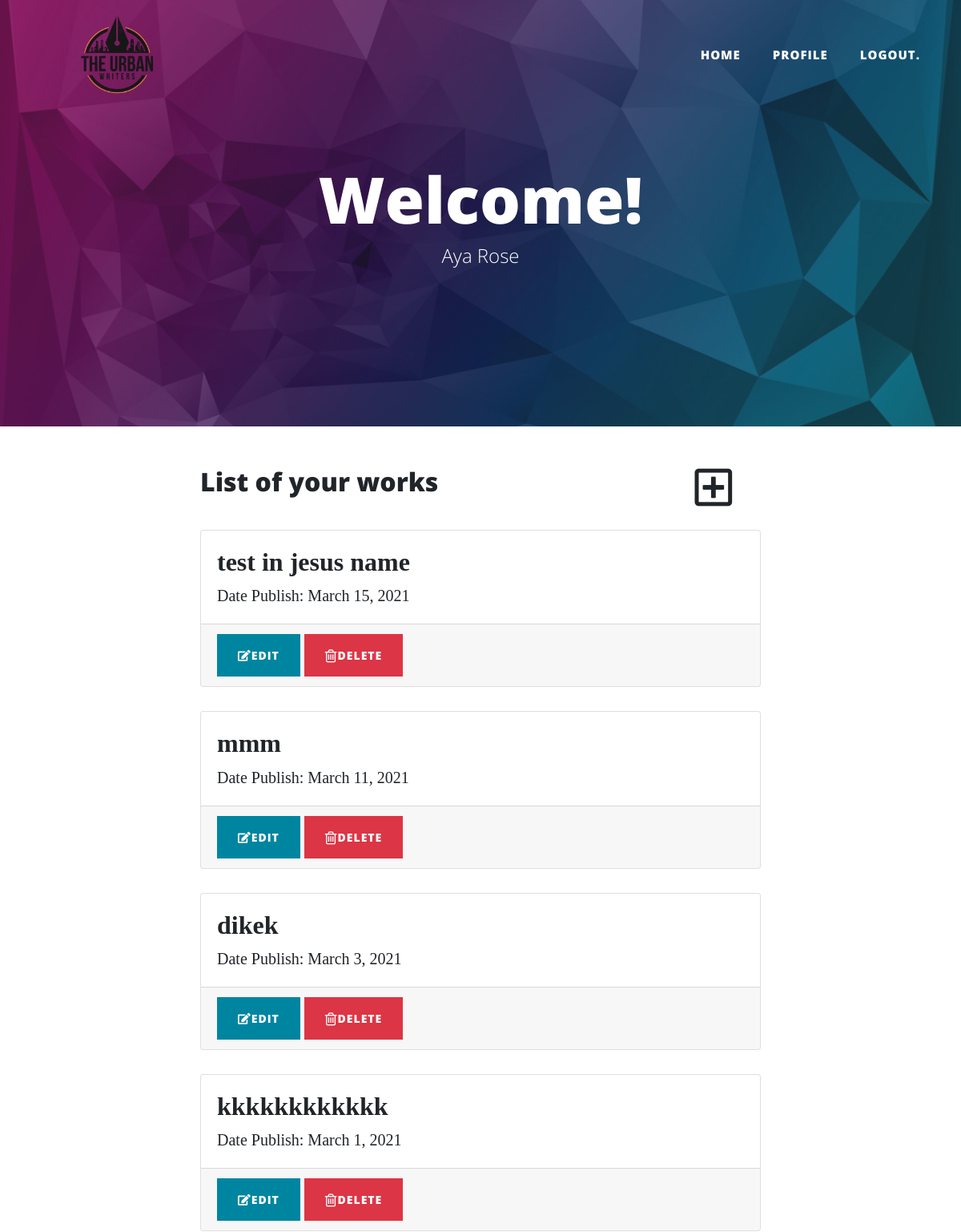
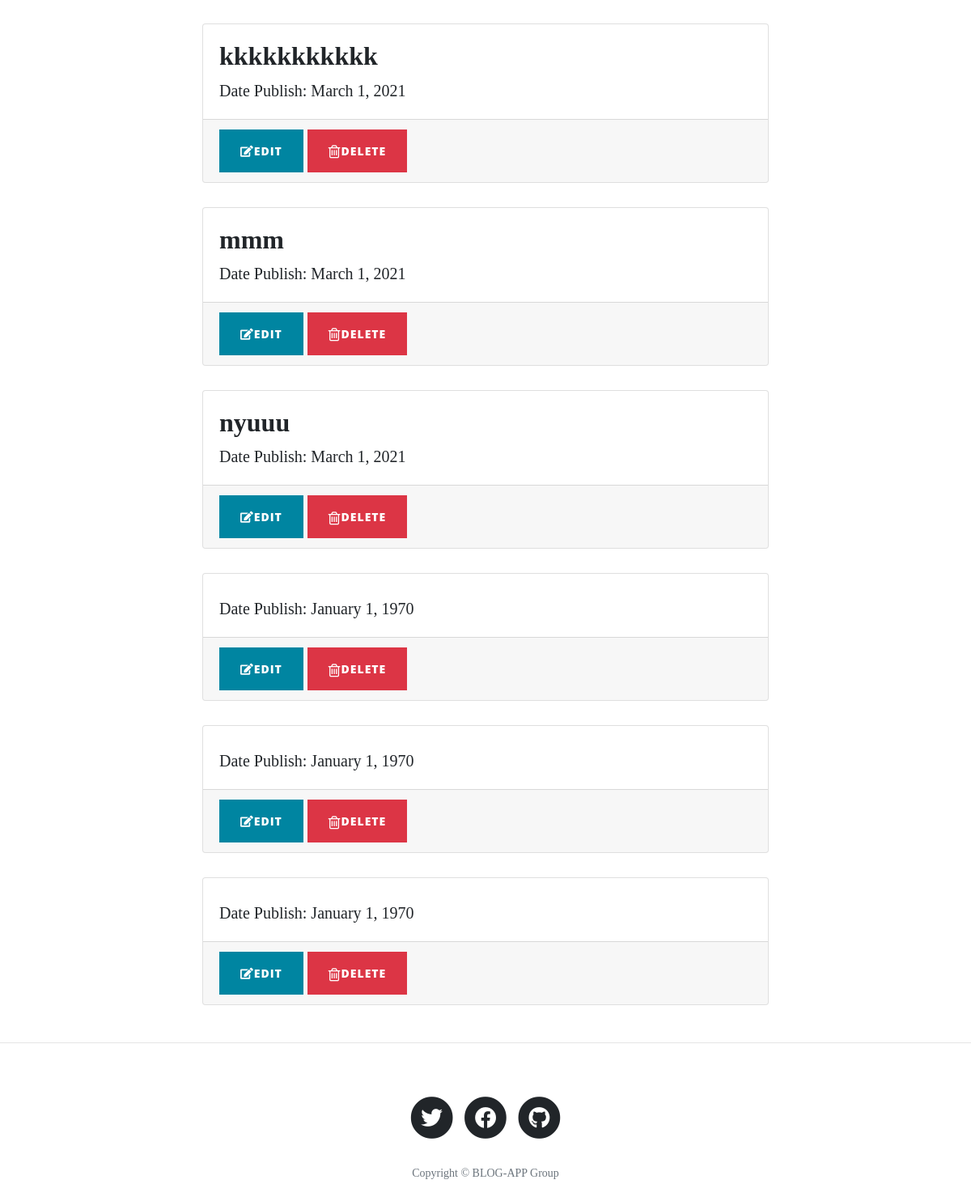
The page /user_profile.php (signed in) on the database its author committed (2 pictures, top to bottom).
### tables this page shows
CREATE TABLE `blog_user` (
  `blog_id` int(16) NOT NULL,
  `blog_title` text NOT NULL,
  `date_publish` date DEFAULT NULL,
  `date_update` date DEFAULT NULL,
  `blog_story` text DEFAULT NULL,
  `user_name` varchar(100) DEFAULT NULL
);

### user_profile.php (the view, shortened to what this page needs)
<html>
<head>
</head>
<!DOCTYPE html>
<html lang="en">
<head>
  <link href="vendor/bootstrap/css/bootstrap.min.css" rel="stylesheet">
  <link rel="stylesheet" href="http://netdna.bootstrapcdn.com/font-awesome/4.0.3/css/font-awesome.css">
  <link href="vendor/fontawesome-free/css/all.min.css" rel="stylesheet" type="text/css">
  <link rel="stylesheet" href="http://netdna.bootstrapcdn.com/font-awesome/4.0.3/css/font-awesome.min.css">
  <link href="css/main.css" rel="stylesheet">
  <link href="css/login-register.css" rel="stylesheet" />
</head>
<body>
<?php include 'navbar.php'; ?>
  <?php
    if($_SESSION["name"]) {
    ?>
  <header class="masthead" style="background-image: url('img/userprof.jpg')">
  	 <div class="overlay"></div>
    <div class="container">
      <div class="row">
        <div class="col-lg-8 col-md-10 mx-auto">
          <div class="site-heading">
            <h1>Welcome!</h1>
            <span class="subheading"> <?php echo $_SESSION["name"]; ?></span>
          </div>
        </div>
      </div>
    </div>
  </header>
  <div class="container">
    <div class="row">
      <div class="col-lg-8 col-md-10 mx-auto">
        <div class="container">
    <div class="container">
    <div class="row">
  <h2>List of your works</h2>
  <li class="list-inline-item" style="margin-left: 320px; margin-bottom: 25px;">
              <a href="writer.php">
                <span class="fa-stack fa-lg">
                 <i class="far fa-plus-square fa-2x"></i>
                </span>
              </a>
            </li>
            <br>
          </div>
    </div>
    <?php
    $con = mysqli_connect('127.0.0.1:3306','root','','blog_database') or die('Unable To connect');
    $result = mysqli_query($con,"SELECT * FROM blog_user WHERE user_name='" . $_SESSION["id"]."' ORDER BY `blog_user`.`date_update` DESC  ");
    while($row = mysqli_fetch_array($result)){
        $time = strtotime($row['date_update']);
        $newformat = date('F j, Y',$time);
        $blog_id = $row['blog_id'];
        echo "  <div class='card'>
          <div class='card-body'>
          <div class=' h2 font-weight-bold'><a href='blog.php?blogstory=".$row['blog_id']."'>".$row['blog_title']."</a></div>
          Date Publish: ".$newformat." </div>
          <div class='card-footer '><a href='rewrite.php?edit-blog=".$row['blog_id']."' class='btn btn-primary'><i class='fas fa-edit'></i>Edit</a>&nbsp;<a href='rewrite.php?edit-blog=$blog_id'  id='deleteBtnID'  class='btn btn-danger deleteButton'><input type='hidden' id='deleteID' value='$blog_id'><i class='fa fa-trash-o fa-lg'></i>Delete</a></div>
        </div><br>";
     }
    ?>
</div>
      </div>
    </div>
  </div>
  <hr>
  <footer>
    <div class="container">
      <div class="row">
        <div class="col-lg-8 col-md-10 mx-auto">
          <ul class="list-inline text-center">
            <li class="list-inline-item">
              <a href="#">
                <span class="fa-stack fa-lg">
                  <i class="fas fa-circle fa-stack-2x"></i>
                  <i class="fab fa-twitter fa-stack-1x fa-inverse"></i>
                </span>
              </a>
            </li>
            <li class="list-inline-item">
              <a href="#">
                <span class="fa-stack fa-lg">
                  <i class="fas fa-circle fa-stack-2x"></i>
                  <i class="fab fa-facebook-f fa-stack-1x fa-inverse"></i>
                </span>
              </a>
            </li>
            <li class="list-inline-item">
              <a href="#">
                <span class="fa-stack fa-lg">
                  <i class="fas fa-circle fa-stack-2x"></i>
                  <i class="fab fa-github fa-stack-1x fa-inverse"></i>
                </span>
              </a>
            </li>
          </ul>
          <p class="copyright text-muted">Copyright &copy; BLOG-APP Group</p>
        </div>
      </div>
    </div>
  </footer>
<?php
    }
    else {
        header("Location:index.php");
    };
?>
</body>
</html>

### css/main.css (style rules this page uses)
body { font-size: 20px; color: #212529; font-family: 'Lora', 'Times New Roman', serif; }
p { line-height: 1.5; margin: 30px 0; }
h1, h2, h3, h4, h5, h6 { font-weight: 800; font-family: 'Open Sans', 'Helvetica Neue', Helvetica, Arial, sans-serif; }
a { color: #212529; transition: all 0.2s; }
header.masthead { margin-bottom: 50px; background: no-repeat center center; background-color: #868e96; background-attachment: scroll; position: relative; background-size: cover; }
header.masthead .overlay { position: absolute; top: 0; left: 0; height: 100%; width: 100%; background-color: #212529; opacity: 0.5; }
header.masthead .page-heading, header.masthead .post-heading, header.masthead .site-heading { padding: 200px 0 150px; color: white; }
@media only screen and (min-width: 768px) { header.masthead .page-heading, header.masthead .post-heading, header.masthead .site-heading { padding: 200px 0; } }
header.masthead .page-heading, header.masthead .site-heading { text-align: center; }
header.masthead .page-heading h1, header.masthead .site-heading h1 { font-size: 50px; margin-top: 0; }
header.masthead .page-heading .subheading, header.masthead .site-heading .subheading { font-size: 24px; font-weight: 300; line-height: 1.1; display: block; margin: 10px 0 0; font-family: 'Open Sans', 'Helvetica Neue', Helvetica, Arial, sans-serif; }
@media only screen and (min-width: 768px) { header.masthead .page-heading h1, header.masthead .site-heading h1 { font-size: 80px; } }
footer { padding: 50px 0 65px; }
footer .list-inline { margin: 0; padding: 0; }
footer .copyright { font-size: 14px; margin-bottom: 0; text-align: center; }
.btn { font-size: 14px; font-weight: 800; padding: 15px 25px; letter-spacing: 1px; text-transform: uppercase; border-radius: 0; font-family: 'Open Sans', 'Helvetica Neue', Helvetica, Arial, sans-serif; }
.btn-primary { background-color: #0085A1; border-color: #0085A1; }

### rows shown on the page
blog_user: blog_title "test in jesus name", date_update "March 15, 2021"
blog_user: blog_title "mmm", date_update "March 11, 2021"
blog_user: blog_title "dikek", date_update "March 3, 2021"
blog_user: blog_title "kkkkkkkkkkkk", date_update "March 1, 2021"
blog_user: blog_title "kkkkkkkkkkk", date_update "March 1, 2021"
blog_user: blog_title "mmm", date_update "March 1, 2021"
blog_user: blog_title "nyuuu", date_update "March 1, 2021"
blog_user: date_update "January 1, 1970"
blog_user: date_update "January 1, 1970"
blog_user: date_update "January 1, 1970"

### other values the page prints
$_SESSION["name"] "Aya Rose"
